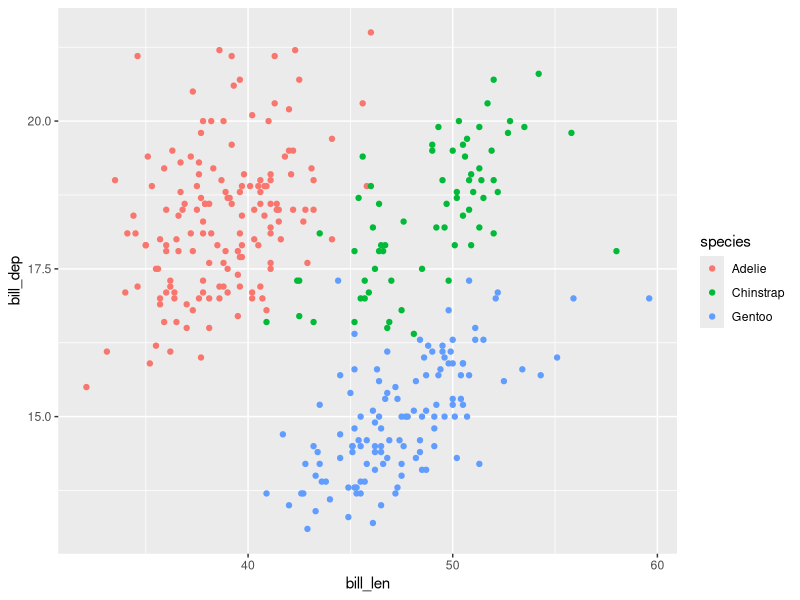

The R script that drew this image:
## ---- chunk 1

library("ggplot2")
summary(penguins)

ggplot(data=penguins) +
    geom_point(aes(x=bill_len, y=bill_dep, color=species))
